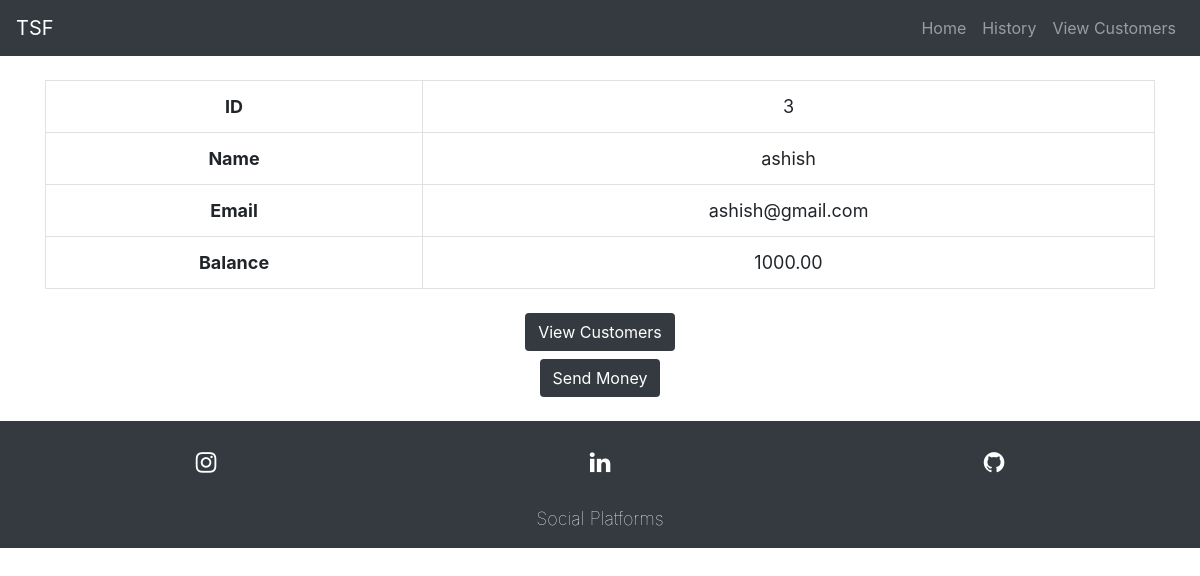
The page /details.php?customer_id=3 on the database its author committed.
### tables this page shows
CREATE TABLE `customer` (
  `ID` int(255) NOT NULL,
  `Name` varchar(255) NOT NULL,
  `Email` varchar(255) NOT NULL,
  `Balance` decimal(10,2) NOT NULL
);

### details.php (the view, shortened to what this page needs)
<!doctype html>
<html lang="en">
<?php
    include("functions.php");
?>
<head>
  <link rel="stylesheet" href="https://maxcdn.bootstrapcdn.com/bootstrap/4.5.2/css/bootstrap.min.css">
    <link rel="stylesheet" href="https://cdnjs.cloudflare.com/ajax/libs/font-awesome/4.7.0/css/font-awesome.min.css">
    <link rel="stylesheet" type="text/css" href="css/style.css">
</head>
<body>
<nav class="navbar navbar-expand-lg navbar-dark bg-dark">
  <a class="navbar-brand" href="#">TSF</a>
  <div class="collapse navbar-collapse" id="navbarSupportedContent">
    <ul class="navbar-nav ml-auto">
      <li class="nav-item">
        <a class="nav-link" href="index.php">Home </a>
      </li>
      <li class="nav-item">
        <a class="nav-link" href="history.php">History </a>
      </li>
      <li class="nav-item">
        <a class="nav-link" href="customers.php">View Customers </a>
      </li>
    </ul>
  </div>
</nav>
      <div class="container my-4">
        <?php
            if(isset($_GET['customer_id'])) {
                $ID = $_GET['customer_id'];
                $get = "select * from customer where id='$ID'";
                $result = mysqli_query($conn, $get);
                while($set = mysqli_fetch_array($result)) {
                    $ID = $set['ID'];
                    $Name = $set['Name'];
                    $Email = $set['Email'];
                    $Balance = $set['Balance'];
                    echo"
                        <table class='table table-bordered' style='text-align: center; font-size: 18px;'>
                            <tr>
                                <th scope='col'>ID</th>
                                <td>$ID</td>
                            </tr>
                            <tr>
                                <th scope='col'>Name</th>
                                <td>$Name</td>
                            </tr>
                            <tr>
                                <th scope='col'>Email</th>
                                <td>$Email</td>
                            </tr>
                            <tr>
                                <th scope='col'>Balance</th>
                                <td>$Balance</td>
                            </tr>
                        </table>
                        </div>
                        <div class='row'>
                            <div class='col-12'>
                                <center>
                                    <button class='btn bg-dark'>
                                        <a href='customers.php' style='text-decoration: none; color: white;'>View Customers</a>
                                    </button>
                                </center>
                            <div class='col-12 '>
                                <center>
                                    <button class='btn bg-dark mt-2'>
                                        <a href='transfer.php?ID=$ID' style='text-decoration: none; color: white;'>Send Money</a>
                                    </button>
                                </center>
                            </div>
                        </div>
                    ";
                }
            }
        ?>
    </div>
    <footer>
    <div class="row p-4 bg-dark">
    <div class="col-lg-4 col-md-4 col-sm-4 c">
        <a href="https://www.instagram.com/__garvit__chauhan__/"><i class="fa fa-instagram" aria-hidden="true" ></i></a>
      </div>
      <div class="col-lg-4 col-md-4 col-sm-4 c">
        <a href="https://www.linkedin.com/in/garvit-chauhan-a26295200"><i class="fa fa-linkedin" aria-hidden="true"></i></a>
      </div>
      <div class="col-lg-4 col-md-4 col-sm-4 c">
        <a href="https://github.com/Xerexgarvit"><i class="fa fa-github" aria-hidden="true"></i></a>
      </div>
    </div>
      <div>
        <div class="container-fluid bg-dark social">
        Social Platforms
        </div>
      </div>
  </footer>
</body>
</html>

### css/style.css (style rules this page uses)
* { margin: 0; padding: 0; box-sizing: border-box; }
body { overflow-x: hidden; }
footer { margin-top:3vh; }
.c { text-align:center; }
footer a { color: white; text-anchor:center; padding: auto; font-size:x-large; }
.social { text-align:center; color:white; font-weight:100; font-size:large; padding-bottom: 2vh; }

### rows shown on the page
customer: ID "3", Name "ashish", Email "ashish@gmail.com", Balance "1000.00"
